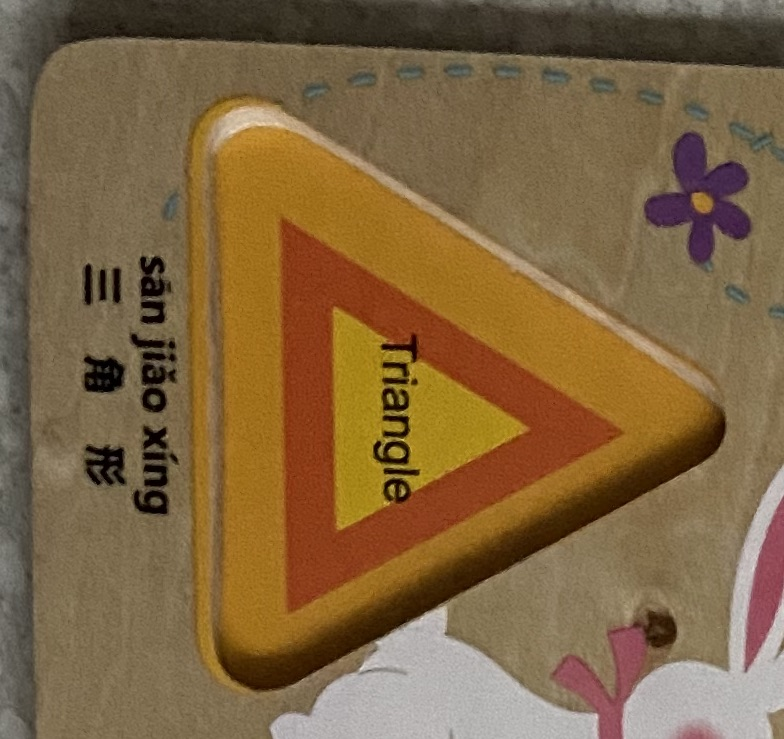
#> input picture try/triangle1.jpg, 784 x 739 px
$ python colorRange.py
#> lines starting #> are read from the running program, lines starting #| are printed output that depends on the picture; after the words box and inside, x2 and y2 are one past the last pixel; in counts of white or black regions, pixels touching at a corner belong together
#> further down, img is the input picture: shape (739, 784, 3); mean B, G, R 65.6, 101.1, 127.7
### components/filter_colors.py
import functools

import cv2
import numpy as np

MAX = 179
WIDTH = 10


def get_ranges(pos):
    idx_list = []
    low_idx = pos - WIDTH
    high_idx = pos + WIDTH
    if low_idx < 0:
        idx_list.append((0, high_idx))
        idx_list.append((MAX + low_idx, MAX))
    elif high_idx > MAX:
        idx_list.append((low_idx, MAX))
        idx_list.append((0, high_idx - MAX))
    else:
        idx_list.append((low_idx, high_idx))
    return idx_list


def fill_mask(mask, ranges):
    for r in ranges:
        mask[r[0]:(r[1] + 1)] = -1


def append_ranges(ranges, next_rank, mask):
    next_ranges = get_ranges(next_rank)
    ranges.append(next_ranges)
    fill_mask(mask, next_ranges)


def get_rank_ranges(arr, num=1):
    rank_ranges = []
    mask = np.arange(0, 180)
    top_rank = arr[0][0]
    append_ranges(rank_ranges, top_rank, mask)
    # print(f'top_rank:{top_rank}')
    for i in range(1, num):
        next_rank = get_next_rank(arr, mask)
        if next_rank > -1:
            # print(f'next_rank:{next_rank}')
            append_ranges(rank_ranges, next_rank, mask)
    return rank_ranges


def get_next_rank(arr, mask):
    for i in range(0, len(arr)):
        idx = arr[i][0]
        if idx in mask:
            return idx
    return -1


"""
Can't detect light color!!
"""


class FilterColors:
    def __init__(self, img):
        self.img = img
        im_hsv = cv2.cvtColor(img, cv2.COLOR_BGR2HSV)
#> im_hsv: shape (739, 784, 3); mean H, S, V 22.4, 124.5, 127.7
        self.img_hsv = im_hsv
        hist = cv2.calcHist([im_hsv], [0], None, [180], [0, 256])
#> hist = 180 values, max 220631 at index 13, min 0 at index 34, mean 3218.8
        seq_hist = [(idx, int(val[0])) for idx, val in enumerate(hist)]
#> seq_hist = 180 pairs, first value 0 to 179, second value 0 to 220631
        rank_hist = sorted(seq_hist, key=lambda x: x[1], reverse=True)
#> rank_hist has the same summary as seq_hist
        self.rank_ranges = get_rank_ranges(rank_hist, 9)
#> in get_rank_ranges, `top_rank = arr[0][0]`: top_rank = 13
#> in get_ranges, `low_idx = pos - WIDTH`: low_idx = 3
#> in get_ranges, `high_idx = pos + WIDTH`: high_idx = 23
#> in append_ranges, `next_ranges = get_ranges(next_rank)`: next_ranges = [(3, 23)]
#> the loop in fill_mask, `for r in ranges:` made 1 pass
#> after the loop in fill_mask, `for r in ranges:`: mask = 180 values, max 179 at index 179, min -1 at index 3, mean 87.87
#> the loop in get_rank_ranges, `for i in range(1, num):` made 8 passes
#> next_rank on passes 1, 3, 4, 5, 6, 7, 8: 123, 104, 24, 39, 56, 67, 78
#> next_rank on pass 2: 0
#> self.rank_ranges = [[(3, 23)], [(113, 133)], [(0, 10), (169, 179)], [(94, 114)], [(14, 34)], [(29, 49)], [(46, 66)], [(57, 77)], [(68, 88)]]

    def get_filtered_color_image(self, rank):
#> called with rank = 2
        masks = []
        for idx_pair in self.rank_ranges[rank]:
            mask = cv2.inRange(self.img_hsv, (idx_pair[0], 50, 50), (idx_pair[1], 245, 245))
            mask = mask.astype('bool')
            masks.append(mask)
#> this loop made 2 passes
#> pass 1, in get_filtered_color_image, `mask = cv2.inRange(self.img_hsv, (idx_pair[0], 50, 50), (idx_pair[1], ..`:
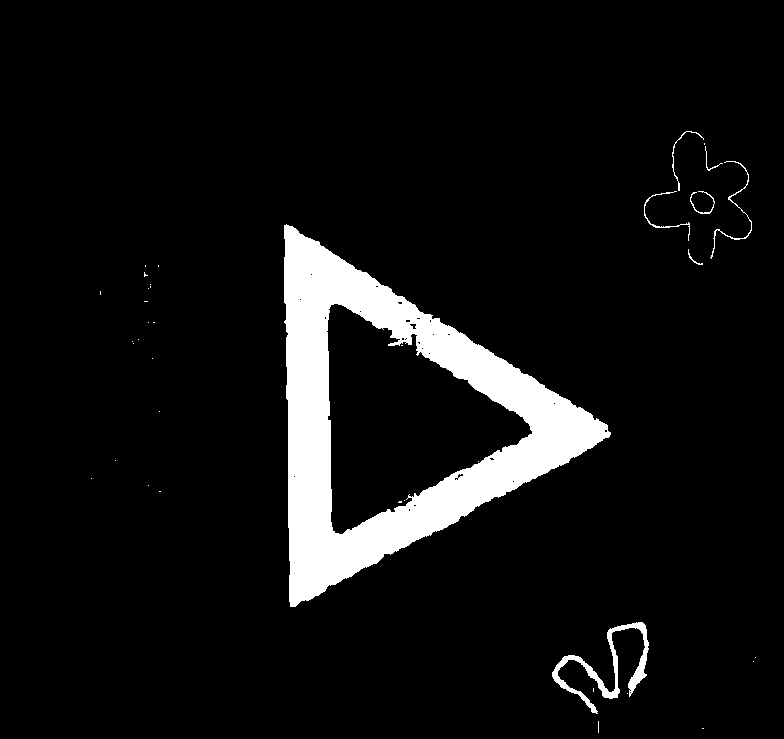
#> mask: shape (739, 784); 7.1% white; 38 white regions (30 under 20 px), largest, box (x1, y1, x2, y2) and area: (284, 224, 611, 607) 38546, (552, 622, 649, 714) 1686, (710, 161, 752, 259) 229
#> pass 2, in get_filtered_color_image, `mask = cv2.inRange(self.img_hsv, (idx_pair[0], 50, 50), (idx_pair[1], ..`:
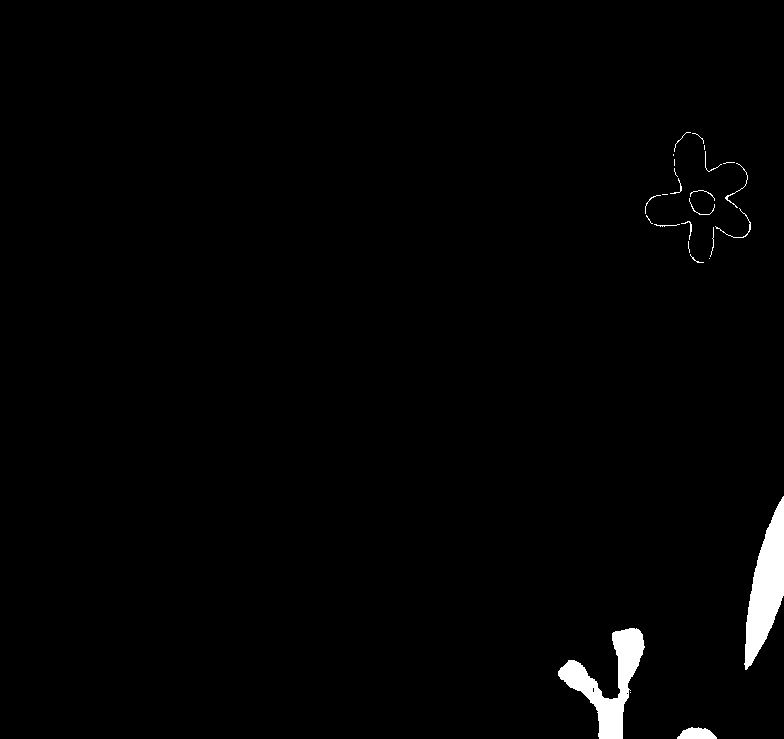
#> mask: shape (739, 784); 1.4% white; 26 white regions (11 under 20 px), largest, box (x1, y1, x2, y2) and area: (744, 496, 784, 670) 3632, (558, 628, 645, 739) 3432, (677, 727, 717, 739) 346
#> after the loop, masks = 2 items
        full_mask = functools.reduce(lambda a, b: a + b, masks)
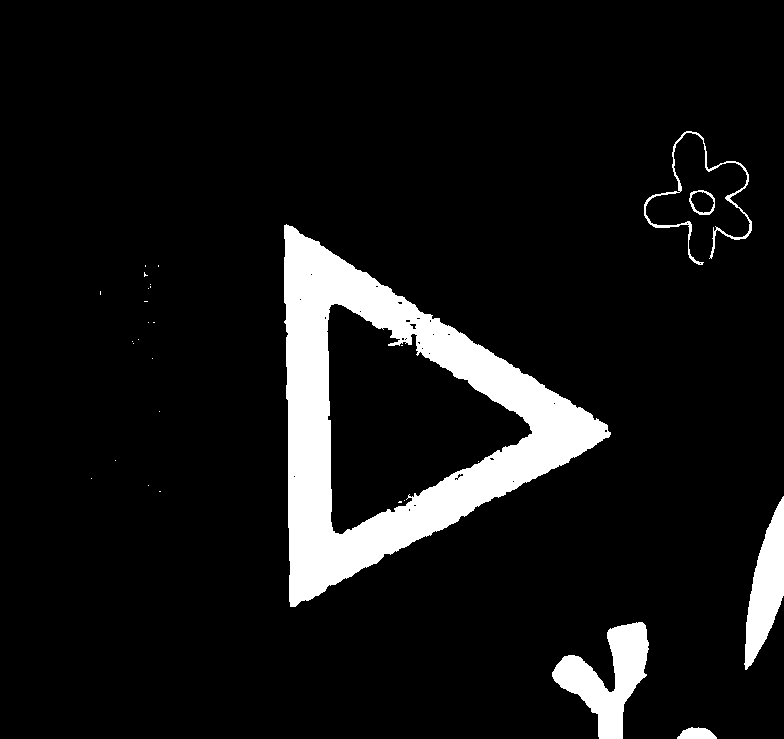
#> full_mask: shape (739, 784) bool; 8.4% white; 29 white regions (23 under 20 px), largest, box (x1, y1, x2, y2) and area: (284, 224, 611, 607) 38546, (552, 622, 649, 739) 5136, (744, 496, 784, 670) 3634, (644, 131, 752, 265) 1062, (677, 727, 717, 739) 348, (689, 190, 715, 215) 177
        return self.img * np.dstack((full_mask, full_mask, full_mask))
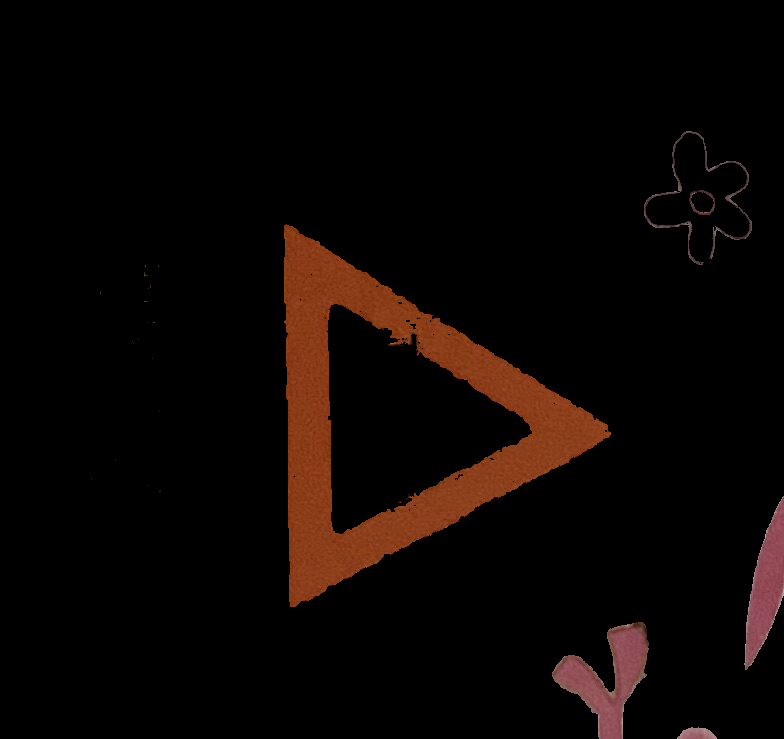
#> returned value: shape (739, 784, 3); mean of channels 0, 1, 2 3.1, 5.5, 11.7; drawn as B, G, R

    # [9 lines left out: function get_filtered_gray_image, not called in this run]

### try/colorRange.py
import cv2

from components.filter_colors import FilterColors

img = cv2.imread('triangle1.jpg', 1)
# im = cv2.imread('../debug/img/00cc9631e55563f592b77ffba57346e946bf22a2.jpg', 1)
fc = FilterColors(img)
cv2.imshow("Result", fc.get_filtered_color_image(2))

# [4 lines of commented-out code are left out]
cv2.waitKey(0)
cv2.destroyAllWindows()
